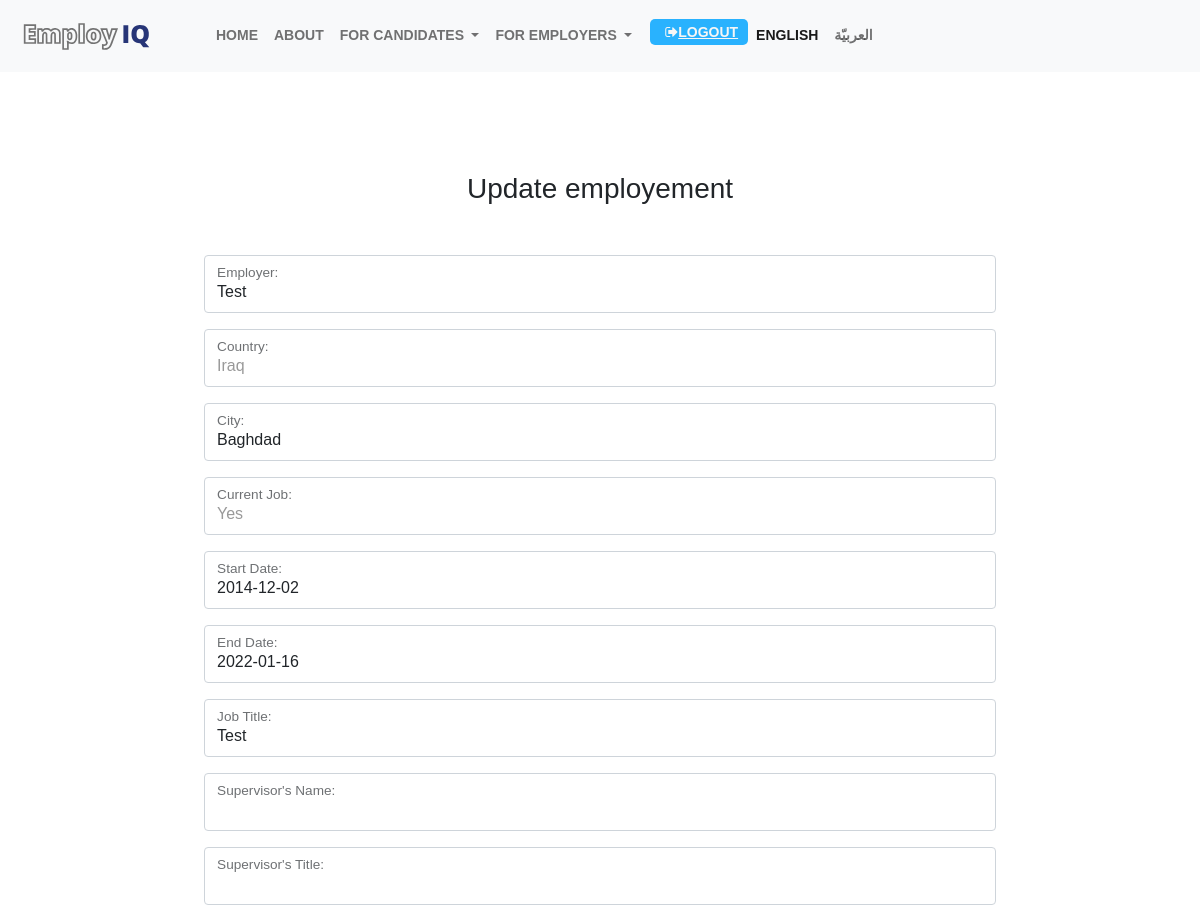
Before: /en/candidates/employement/16/update/ (signed in, upper part) with the older database file.
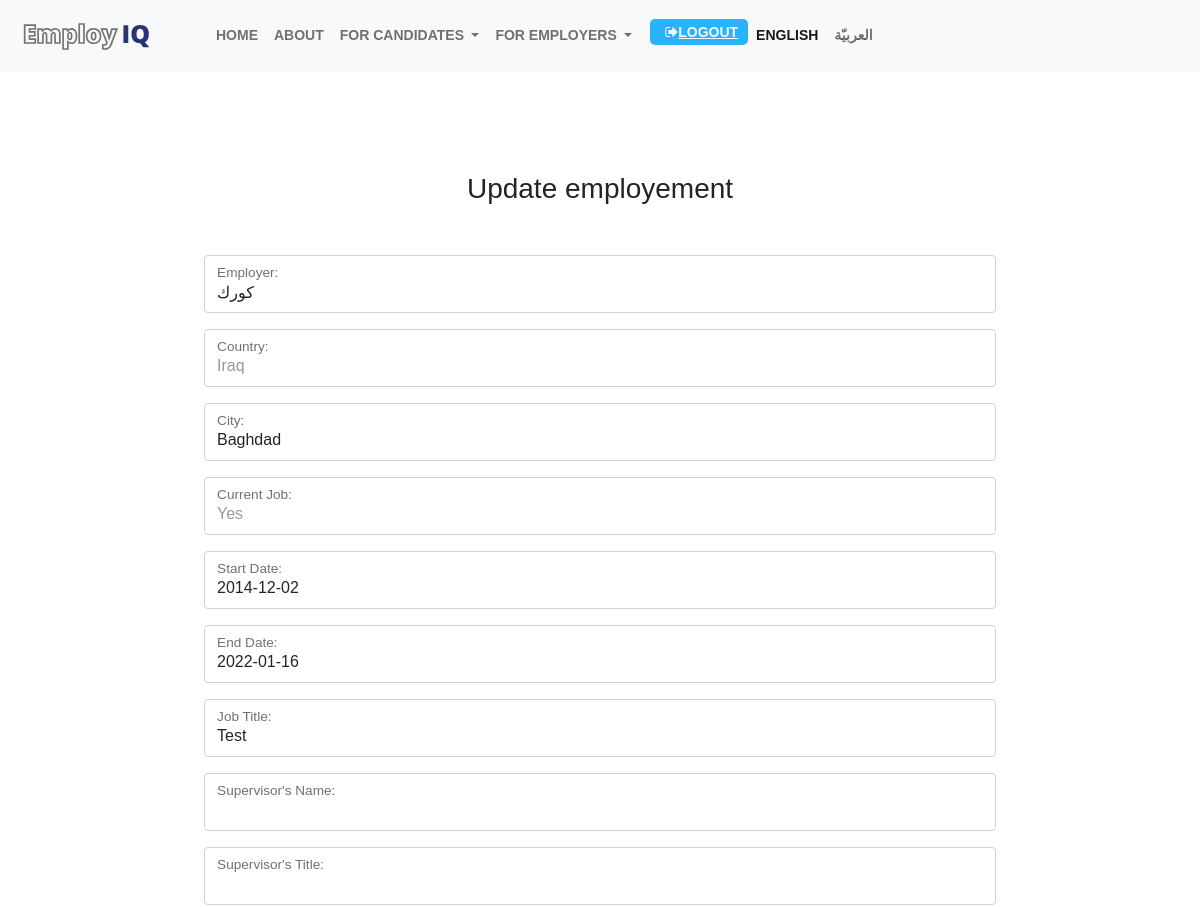
After: the same page with the newer database file.
### candidate/models.py (models this page shows, shortened)
class employment(models.Model):
    id = models.AutoField(primary_key=True)
    employer = models.CharField(
        max_length=50, blank=False, null=False, verbose_name=_('Employer'))
    country = CountryField(blank=False, null=False, verbose_name=_('Country'))
    city = models.CharField(max_length=50, blank=False,
                            null=False, verbose_name=_('City'))
    current_job = models.CharField(
        max_length=1, default='N', choices=JOB_CHOICES, blank=False, null=False, verbose_name=_('Current Job'))
    start_date = models.DateField(
        blank=False, null=False, verbose_name=_('Start Date'))
    end_date = models.DateField(
        blank=True, null=True, verbose_name=_('End Date'))
    job_title = models.CharField(
        max_length=50, blank=False, null=False, verbose_name=_('Job Title'))
    job_description = models.CharField(
        max_length=2000, validators=[MinLengthValidator(200)], blank=False, null=False, verbose_name=_('Job Description'))
    reason_for_leaving = models.CharField(
        max_length=200, blank=True, null=True, verbose_name=_('Reason for leaving'))
    supervisor_name = models.CharField(
        max_length=50, blank=False, null=False, verbose_name=_("Supervisor's Name"))
    supervisor_title = models.CharField(
        max_length=50, blank=False, null=False, verbose_name=_("Supervisor's Title"))
    supervisor_phone = PhoneNumberField(
        blank=False, null=False, verbose_name=_("Supervisor's Phone"))
    supervisor_email = models.EmailField(
        max_length=100, blank=False, null=False, verbose_name=_("Supervisor's Email"))

### candidate/views.py (the view, shortened to what this page needs)
class EmploymentUpdateView(LoginRequiredMixin, UserPassesTestMixin, UpdateView, ABC):
    model = employment
    template_name = 'candidate/employment/update.html'
    fields = ['employer', 'country', 'city', 'current_job',
              'start_date', 'end_date', 'job_title', 'supervisor_name', 'supervisor_title', 'supervisor_phone', 'supervisor_email',
              'reason_for_leaving']
    def test_func(self):
        return True

### templates/candidate/employment/update.html (shortened to what this page needs)
{% extends "base.html" %}
{% load widget_tweaks %}
{% load i18n %}
{% block content %}
<div class="header">
    <div class="filtered">
        <div class="row justify-content-md-center">
            <h3 class="text-center pb50">{% trans 'Update employement' %}</h3>
            <div class="col-lg-8 col-md-10 col-sm-12">
                <form method="post" id="cmform" action="" enctype="multipart/form-data" novalidate>
                    {% for field in form.visible_fields %}
                    <div class="form-floating  mb-3">
                        {% if form.is_bound %}
                        {% if field.errors %}
                        {% render_field field class="form-control is-invalid" %}
                        {% for error in field.errors %}
                        <div class="invalid-feedback">
                            {{ error }}
                        </div>
                        {% endfor %}
                        {% else %}
                        {% render_field field class="form-control is-valid" %}
                        {% endif %}
                        {% else %}
                        {% render_field field class="form-control" %}
                        {% endif %}
                        {{ field.label_tag }}
                    </div>
                    {% endfor %}
                </form>
            </div>
        </div>
    </div>
</div>
{% endblock content %}

Changed rows visible on the page:
changed employment "Iraq": employer "Test" → "كورك"
